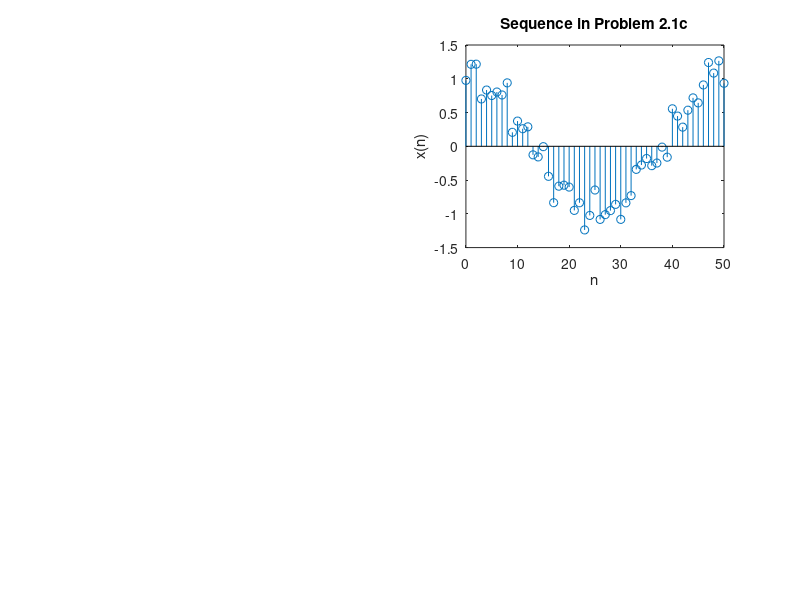

Reproduce this figure in MATLAB.
n = [0:50]; 
x = cos(0.04*pi*n)+0.2*randn(size(n));
subplot(2,2,2); stem(n,x); title('Sequence in Problem 2.1c')
xlabel('n');
ylabel('x(n)');